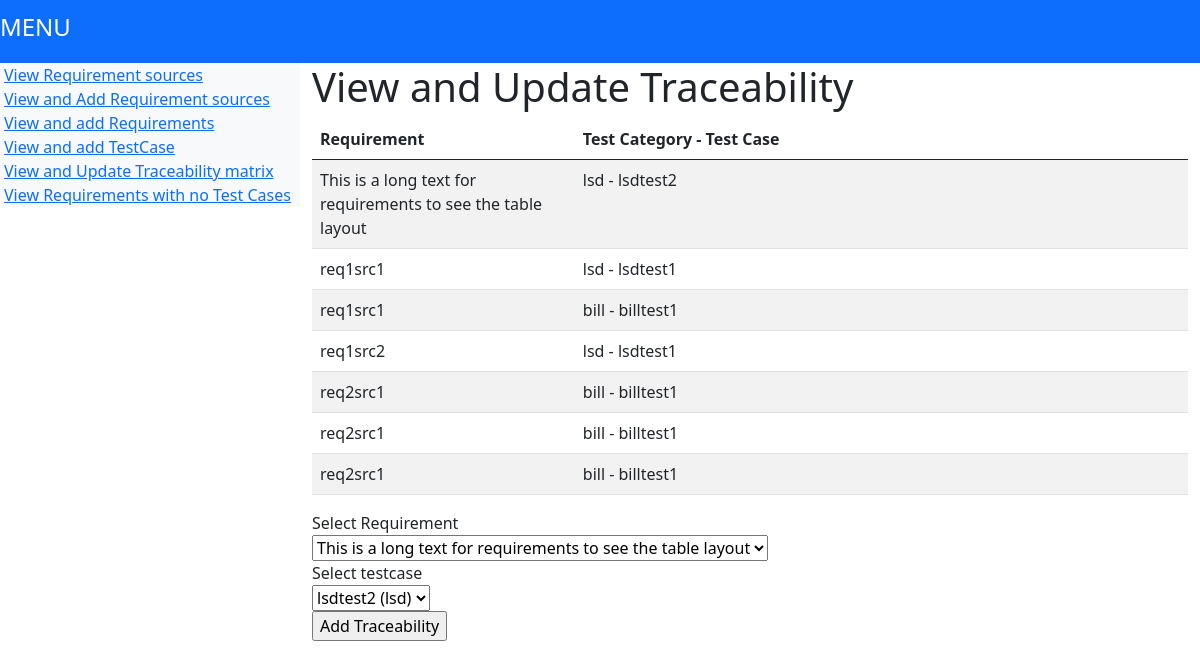
/updatetrac, run on the app's committed database.
### tables this page shows
CREATE TABLE TestCases(
			id INTEGER PRIMARY KEY,
			TestCategory text NOT NULL,
            TestName text NOT NULL,
			TestDescription text NOT NULL
			
		);

CREATE TABLE Requirements(
			id INTEGER PRIMARY KEY,
            sourceID INTEGER,
			ReqText text NOT NULL,
            FOREIGN KEY (sourceID) REFERENCES RequirementSourcesMaster(id)
            );

### start.py (the view, shortened to what this page needs)
@app.route("/updatetrac", methods = ['GET', 'POST'])
def updatetrac():
    conn = sqlite3.connect("RTT.db")
    conn.execute("PRAGMA foreign_keys = 1") ##to enforce foreign key rules
    c = conn.cursor()
    queryview = "select Requirements.ReqText,TestCases.TestCategory ,TestCases.TestName FROM Traceability INNER JOIN Requirements on Traceability.ReqID = Requirements.id INNER JOIN TestCases on Traceability.TestID = TestCases.id ORDER BY Requirements.ReqText"
    tracs = []
    for trac in c.execute(queryview):
        tracs.append(trac)
    query = 'SELECT ReqText FROM Requirements'
    reqs = []
    for row in (c.execute(query)):
        reqs.append(row[0])
    testcases = []
    query =  "SELECT TestCategory, TestName FROM TestCases"
    for row in (c.execute(query)):
        testcases.append(row[1] + " (" + row[0] + ")")
    return render_template('updatetrac.html', reqs=reqs, testcases = testcases, tracs= tracs)

### templates/updatetrac.html
{%extends "layout.html" %}
{% block content %}
<h1> View and Update Traceability </h1>
<table style="width: auto;" class="table table-striped">
    <thead>
    <tr>
        <th style="width: 30%"> Requirement </th>
        <th style="width: 70%">Test Category - Test Case  </th>
    </tr>
</thead>
    {% for item in tracs%}
    <tr>
        <td>{{item[0]}} </td>
        <td>{{item[1]}} - {{item[2]}}  </td>
    </tr>
    {%endfor%}
</table>
<form method="POST" action="/updatetrac">
    <label for = "reqs"> Select Requirement</label><br>
    <select name= reqs>
        {% for req in reqs %}
        <option value= "{{req}}" SELECTED>{{req}}</option>"
        {% endfor %}
    </select>
    <br>
    <label for = "testcases"> Select testcase</label><br>
    <select name = testcases>
        {% for testcase in testcases %}
        <option value= "{{testcase}}" SELECTED>{{testcase}}</option>"
        {% endfor %}
    </select>
    <br>
    <input type="submit" value="Add Traceability" name="addsrc" />
</form>
{% endblock content %}

### data on the page
TestCases: ReqText "This is a long text for requirements to see the table layout", TestCategory "lsd", TestName "lsdtest2"
TestCases: ReqText "req1src1", TestCategory "lsd", TestName "lsdtest1", ReqText "req1src2"
TestCases: ReqText "req1src1", TestCategory "bill", TestName "billtest1", ReqText "req2src1"

### other printed values
form field reqs "This is a long text for requirements to see the table layout"
form field testcases "lsdtest2 (lsd)"
